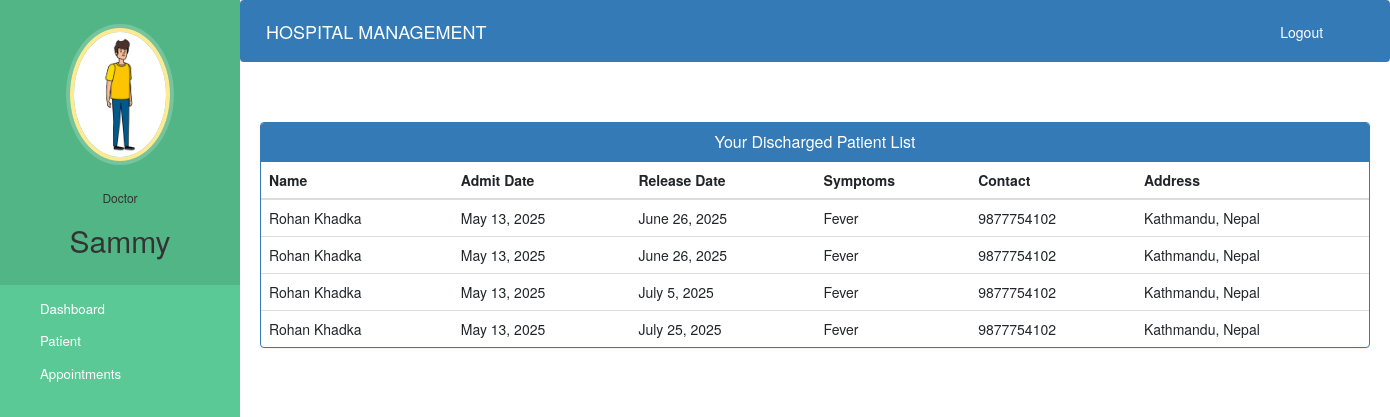
The page /doctor-view-discharge-patient (signed in) on the database its author committed.
### hospital/models.py (models this page shows, shortened)
class Doctor(models.Model):
    user=models.OneToOneField(User,on_delete=models.CASCADE)
    profile_pic= models.ImageField(upload_to='profile_pic/DoctorProfilePic/',null=True,blank=True)
    address = models.CharField(max_length=40)
    mobile = models.CharField(max_length=20,null=True)
    department= models.CharField(max_length=50,choices=departments,default='Cardiologist')
    status=models.BooleanField(default=False)

class PatientDischargeDetails(models.Model):
    patientId=models.PositiveIntegerField(null=True)
    patientName=models.CharField(max_length=40)
    assignedDoctorName=models.CharField(max_length=40)
    address = models.CharField(max_length=40)
    mobile = models.CharField(max_length=20,null=True)
    symptoms = models.CharField(max_length=100,null=True)
    admitDate=models.DateField(null=False)
    releaseDate=models.DateField(null=False)
    daySpent=models.PositiveIntegerField(null=False)
    roomCharge=models.PositiveIntegerField(null=False)
    medicineCost=models.PositiveIntegerField(null=False)
    doctorFee=models.PositiveIntegerField(null=False)
    OtherCharge=models.PositiveIntegerField(null=False)
    total=models.PositiveIntegerField(null=False)

### hospital/views.py (the view)
# urls.py: path('doctor-view-discharge-patient',views.doctor_view_discharge_patient_view,name='doctor-view-discharge-patient'),
@login_required(login_url='doctorlogin')
@user_passes_test(is_doctor)
def doctor_view_discharge_patient_view(request):
    dischargedpatients=models.PatientDischargeDetails.objects.all().distinct().filter(assignedDoctorName=request.user.first_name)
    doctor=models.Doctor.objects.get(user_id=request.user.id) #for profile picture of doctor in sidebar
    return render(request,'hospital/doctor_view_discharge_patient.html',{'dischargedpatients':dischargedpatients,'doctor':doctor})

### hospital/views.py (called while the page is built)
def is_doctor(user):
    return user.groups.filter(name='DOCTOR').exists()

### templates/hospital/doctor_view_discharge_patient.html (shortened to what this page needs)
{% extends 'hospital/doctor_base.html' %}
{% block content %}
{%load static%}
<head>
  <link href="//netdna.bootstrapcdn.com/bootstrap/3.0.0/css/bootstrap.min.css" rel="stylesheet" id="bootstrap-css">
</head>
<div class="container">
  <div class="panel panel-primary">
    <div class="panel-heading">
      <h6 class="panel-title">Your Discharged Patient List</h6>
    </div>
    <table class="table table-hover" id="dev-table">
      <thead>
        <tr>
          <th>Name</th>
          <th>Admit Date</th>
          <th>Release Date</th>
          <th>Symptoms</th>
          <th>Contact</th>
          <th>Address</th>
        </tr>
      </thead>
      {% for p in dischargedpatients %}
      <tr>
        <td> {{p.patientName}}</td>
        <td>{{p.admitDate}}</td>
        <td>{{p.releaseDate}}</td>
        <td>{{p.symptoms}}</td>
        <td>{{p.mobile}}</td>
        <td>{{p.address}}</td>
      </tr>
      {% endfor %}
    </table>
  </div>
</div>
{% endblock content %}

### templates/hospital/doctor_base.html (shortened to what this page needs)
<!DOCTYPE html>
{% load static %}
<html lang="en">
<head>
  <link rel="stylesheet" href="https://stackpath.bootstrapcdn.com/bootstrap/4.3.1/css/bootstrap.min.css">
  <link rel="stylesheet" href="https://maxcdn.bootstrapcdn.com/font-awesome/4.7.0/css/font-awesome.min.css">
</head>
<body>
  <nav class="menu" tabindex="0">
    <header class="avatar">
      <img src="{% static doctor.profile_pic.url %}" alt="Profile Pic" />
      <br><br>
      <h6>Doctor</h6>
      <h2>{{request.user.first_name}}</h2>
    </header>
    <ul>
      <li tabindex="0" class="icon-dashboard"> <a style="color:white; text-decoration:none;" href="/doctor-dashboard"><span>Dashboard</span></a> </li>
      <li tabindex="0" class="icon-users"> <a style="color:white; text-decoration:none;" href="/doctor-patient"><span>Patient</span></a></li>
      <li tabindex="0" class="icon-calendar"> <a style="color:white; text-decoration:none;" href="/doctor-appointment"><span>Appointments</span></a></li>
    </ul>
  </nav>
  <main>
<div class="bs-example">
  <nav class="navbar navbar-expand-md navbar-dark fixed-top" style="background:#337AB7;">
    <a href="/doctor-dashboard" class="navbar-brand">HOSPITAL MANAGEMENT</a>
    <div class="collapse navbar-collapse justify-content-between" id="navbarCollapse">
      <div class="navbar-nav" style="margin-left: 90%;">
        <form method="post" action="{% url 'logout' %}" style="display:inline;">
          <button type="submit" class="btn btn-link nav-item nav-link" style="color:white; text-decoration: none; padding: 0; border: none; background: none;">
            Logout
          </button>
        </form>
      </div>
    </div>
  </nav>
</div>
    <br><br>
    {% block content %}
    {% endblock content %}
    <br><br><br><br><br><br><br>
  </main>
</body>
</html>

### templates/hospital/doctor_base.html (style rules this page uses)
a:link { text-decoration: none; }
a { color: white; }
body { padding-left: 240px; }
main { position: relative; height: 100vh; }
.menu { background: #5bc995; height: 100vh; width: 240px; position: fixed; top: 0px; left: 0; z-index: 5; outline: none; }
.menu .avatar { background: rgba(0, 0, 0, 0.1); padding: 2em 0.5em; text-align: center; }
.menu .avatar img { width: 100px; border-radius: 50%; overflow: hidden; border: 4px solid #ffea92; box-shadow: 0 0 0 4px rgba(255, 255, 255, 0.2); }
.menu .avatar h2 { font-weight: normal; margin-bottom: 0; }
.menu ul { list-style: none; padding: 0.5em 0; margin: 0; }
.menu ul li { padding: 0.5em 1em 0.5em 3em; font-size: 0.95em; font-weight: regular; background-repeat: no-repeat; background-position: left 15px center; background-size: auto 20px; transition: all 0.15s linear; cursor: pointer; }
.menu ul li.icon-dashboard { background-image: url("http://www.entypo.com/images//gauge.svg"); }
.menu ul li.icon-users { background-image: url("http://www.entypo.com/images//users.svg"); }
.menu ul li.icon-calendar { background-image: url("http://www.entypo.com/images//calendar.svg"); }

### templates/hospital/doctor_view_discharge_patient.html (style rules this page uses)
a:link { text-decoration: none; }
h6 { text-align: center; }

### rows shown on the page
Doctor: profile_pic (picture)
PatientDischargeDetails: patientName "Rohan Khadka", admitDate "May 13, 2025", releaseDate "June 26, 2025", symptoms "Fever", mobile "9877754102", address "Kathmandu, Nepal"
PatientDischargeDetails: patientName "Rohan Khadka", admitDate "May 13, 2025", releaseDate "June 26, 2025", symptoms "Fever", mobile "9877754102", address "Kathmandu, Nepal"
PatientDischargeDetails: patientName "Rohan Khadka", admitDate "May 13, 2025", releaseDate "July 5, 2025", symptoms "Fever", mobile "9877754102", address "Kathmandu, Nepal"
PatientDischargeDetails: patientName "Rohan Khadka", admitDate "May 13, 2025", releaseDate "July 25, 2025", symptoms "Fever", mobile "9877754102", address "Kathmandu, Nepal"

### other values the page prints
{{ request.user.first_name }} "Sammy"
